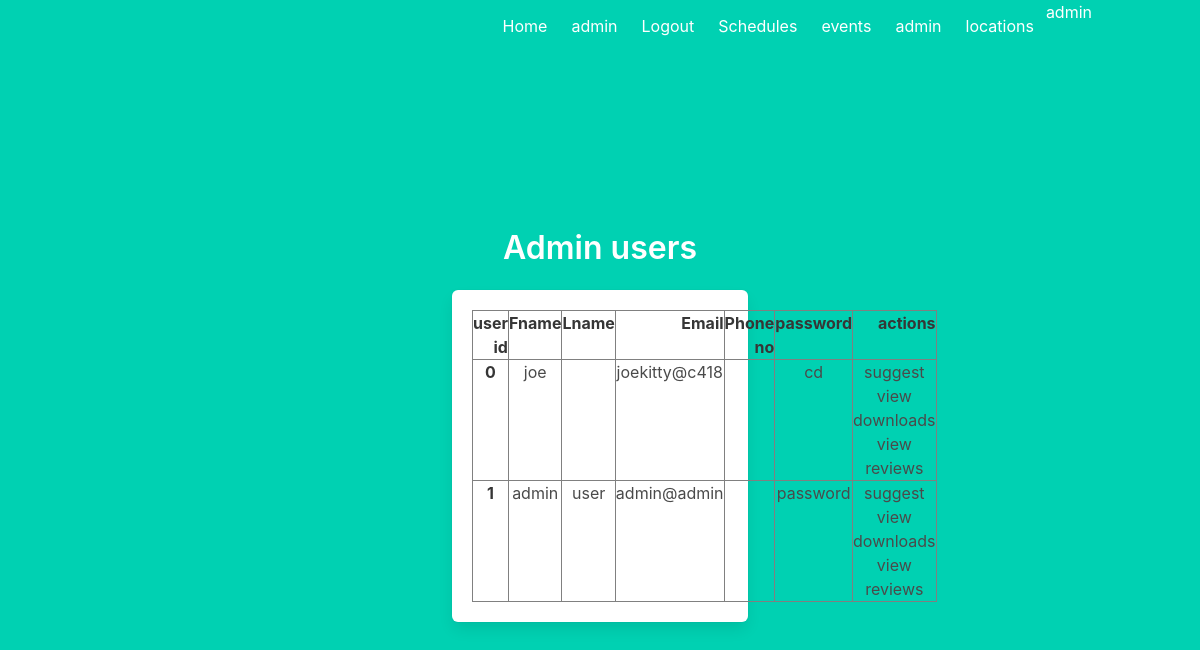
The app's page /admin/users (signed in) with its own data.
### models.py (models this page shows, shortened)
class User(UserMixin, db.Model):
    id = db.Column(db.Integer, primary_key=True)
    firstName = db.Column(db.String(64), nullable = False)
    lastName = db.Column(db.String(64), nullable = True)
    phone_no = db.Column(db.Integer, nullable = True)
    email = db.Column(db.String(320), unique = True, nullable = False)
    isAdmin = db.Column(db.Boolean, nullable=False)
    password = db.Column(db.String(100), nullable = False) # TODO implement hash for password once everything is good
    reviews = db.relationship('Review', backref='user', lazy = True)
    schedules = db.relationship('Schedule', backref='user', lazy = True)
    events = db.relationship('Event', backref = 'user', lazy = True)

### adminView.py (the view)
@adminView.route('/admin/users')
def adminUsers():
    check = current_user.get_id()
    user = User.query.filter_by(id = check).first()
    if not user or not user.isAdmin:
        return redirect(url_for('main.index'))
    users = User.query.order_by(User.id).all()
    return render_template('admin/users.html', users = users)

### app.py (called while the page is built)
@lm.user_loader
def load_user(user_id):
    return User.query.get(int(user_id))

### templates/admin/users.html (shortened to what this page needs)
{% extends "base.html" %}
{% block content %}
<div class="column is-4 is-offset-4">
    <h3 class="title">Admin users</h3>
    <div class="box">
            <table border="1" class="dataframe">
                <thead>
                  <tr style="text-align: right;">
                    <th>user id</th>
                    <th>Fname</th>
                    <th>Lname</th>
                    <th>Email</th>
                    <th>Phone no</th>
                    <th>password</th>
                    <th>actions</th>
                  </tr>
                </thead>
                <tbody>
                    {% for row in users %}
                        <tr>
                              <th>{{row['id']}}</th>
                              <td>{{row['firstName']}}</td>
                              <td>{{row['lastName']}}</td>
                              <td>{{row['email']}}</td>
                              <td>{{row['phoneNo']}}</td>
                              <td>{{row['password']}}</td>
                              <td>
                                <a href="/admin/{{row['id']}}/suggest">suggest</a>
                                <a>view downloads</a>
                                <a>view reviews</a>
                            </td>
                        </tr>
                    {% endfor %}
                </tbody>
              </table>
    </div>
</div>
{% endblock %}

### templates/base.html (shortened to what this page needs)
<!DOCTYPE html>
<html>
<head>
    <link rel="stylesheet" href="https://cdnjs.cloudflare.com/ajax/libs/bulma/0.7.2/css/bulma.min.css" />
</head>
<body>
    <section class="hero is-primary is-fullheight">
        <div class="hero-head">
            <nav class="navbar">
                <div class="container">
                    <div id="navbarMenuHeroA" class="navbar-menu">
                        <div class="navbar-end">
                            <a href="{{ url_for('main.index') }}" class="navbar-item">
                                Home
                            </a>
                            {% if current_user.is_authenticated %}
                            <a href="{{ url_for('auth.profile') }}" class="navbar-item">
                                {{current_user['firstName']}}
                            </a>
                            <a href="{{ url_for('auth.logout') }}" class="navbar-item">
                                Logout
                            </a>
                            {% endif %}
                            <a href="{{ url_for('sched.schedules') }}" class="navbar-item">
                                Schedules
                            </a>
                            <a href="{{ url_for('sched.events') }}" class="navbar-item">
                                events
                            </a>
                            {% if current_user.isAdmin %}
                            <a href="{{ url_for('adminView.admin') }}" class="navbar-item">
                                admin
                            </a>
                            {% endif %}
                            <a href="{{ url_for('area.locations') }}" class="navbar-item">
                                locations
                            </a>
                            {% if current_user.isAdmin %}
                            <a>admin</a>
                            {% endif %}
                        </div>
                    </div>
                </div>
            </nav>
        </div>
        <div class="hero-body">
            <div class="container has-text-centered">
               {% block content %}
               {% endblock %}
            </div>
        </div>
    </section>
</body>
</html>

### records on screen
User: firstName "admin", id "1", lastName "user", email "admin@admin", password "password"
User: id "0", firstName "joe", email "joekitty@c418", password "cd"
